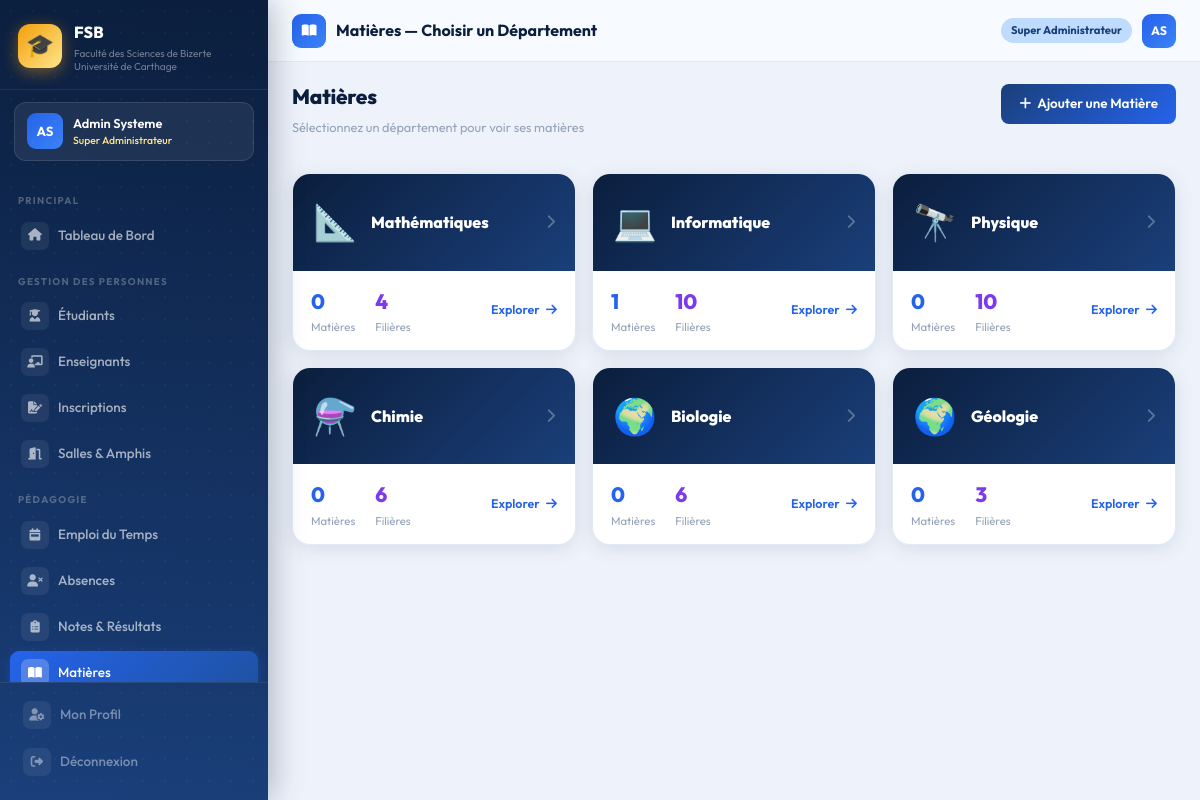
The page /pedagogie/matieres/ (signed in) on the database its author committed.
### accounts/models.py (models this page shows, shortened)
class CustomUser(AbstractUser):
    ROLE_CHOICES = [
        ('super_admin',  'Super Administrateur'),
        ('admin',        'Administrateur'),
        ('scolarite',    'Agent Scolarité'),
        ('chef_dept',    'Chef de Département'),
        ('doyen',        'Doyen / Vice-Doyen'),
    ]
    role = models.CharField(
        max_length=20,
        choices=ROLE_CHOICES,
        default='scolarite'
    )
    telephone = models.CharField(max_length=20, blank=True)
    departement = models.CharField(max_length=50, blank=True)
    @property
    def is_super_admin(self):
        return self.role == 'super_admin'

### administration/models.py (models this page shows, shortened)
class Departement(models.Model):
    NOM_CHOICES = [
        ('mathematiques',  'Mathématiques'),
        ('informatique',   'Informatique'),
        ('physique',       'Physique'),
        ('chimie',         'Chimie'),
        ('biologie',   'Biologie'),
        ('geologie', 'Géologie'),
    ]
    nom         = models.CharField(max_length=50, choices=NOM_CHOICES, unique=True)
    chef        = models.CharField(max_length=100, blank=True, null=True, help_text="Nom du chef de département")
    email       = models.EmailField(blank=True)
    telephone   = models.CharField(max_length=20, blank=True)
    description = models.TextField(blank=True)

### pedagogie/views.py (the view)
# urls.py: path('matieres/', views.matieres_departements, name='matieres'),
@login_required
def matieres_departements(request):
    departements = Departement.objects.all()
    dept_data = []
    for dept in departements:
        nb = Matiere.objects.filter(filiere__departement=dept).count()
        dept_data.append({'dept': dept, 'nb_matieres': nb,
                          'nb_filieres': Filiere.objects.filter(departement=dept).count()})
    return render(request, 'pedagogie/matieres/nav_departements.html', {'dept_data': dept_data})

### templates/pedagogie/matieres/nav_departements.html (shortened to what this page needs)
{% extends 'base.html' %}
{% block page_icon %}<i class="fas fa-book-open"></i>{% endblock %}
{% block page_title %}Matières — Choisir un Département{% endblock %}
{% block content %}
<div class="page-header">
  <div>
    <h1>Matières</h1>
    <p class="sub">Sélectionnez un département pour voir ses matières</p>
  </div>
  <a href="{% url 'pedagogie:ajouter_matiere' %}" class="btn-primary-fsb">
    <i class="fas fa-plus"></i> Ajouter une Matière
  </a>
</div>
<div class="row g-3">
  {% for item in dept_data %}
  <div class="col-lg-4 col-md-6 fu fu{{ forloop.counter }}">
    <a href="{% url 'pedagogie:matieres_filieres' item.dept.pk %}"
       style="text-decoration:none;display:block">
      <div class="card-fsb" style="transition:all 0.25s;cursor:pointer"
           onmouseover="this.style.transform='translateY(-4px)';this.style.boxShadow='0 12px 32px rgba(37,99,235,0.15)'"
           onmouseout="this.style.transform='translateY(0)';this.style.boxShadow=''">
        <div style="background:linear-gradient(135deg,#0b1e3d,#1a3f7a);
                    padding:20px;display:flex;align-items:center;gap:14px">
          <div style="font-size:2.2rem;flex-shrink:0">
            {% if item.dept.nom == 'informatique' %}💻
            {% elif item.dept.nom == 'mathematiques' %}📐
            {% elif item.dept.nom == 'physique' %}🔭
            {% elif item.dept.nom == 'chimie' %}⚗️
            {% elif item.dept.nom == 'sciences_vie' %}🔬
            {% else %}🌍{% endif %}
          </div>
          <div style="flex:1">
            <div style="font-size:1rem;font-weight:800;color:white">
              {{ item.dept.get_nom_display }}
            </div>
          </div>
          <i class="fas fa-chevron-right" style="color:rgba(255,255,255,0.3)"></i>
        </div>
        <div style="padding:14px 18px;display:flex;justify-content:space-between;
                    align-items:center">
          <div style="display:flex;gap:20px">
            <div>
              <div style="font-size:1.3rem;font-weight:800;color:#2563eb">
                {{ item.nb_matieres }}
              </div>
              <div style="font-size:0.71rem;color:#94a3b8">Matières</div>
            </div>
            <div>
              <div style="font-size:1.3rem;font-weight:800;color:#7c3aed">
                {{ item.nb_filieres }}
              </div>
              <div style="font-size:0.71rem;color:#94a3b8">Filières</div>
            </div>
          </div>
          <div style="font-size:0.78rem;color:#2563eb;font-weight:600">
            Explorer <i class="fas fa-arrow-right ms-1"></i>
          </div>
        </div>
      </div>
    </a>
  </div>
  {% endfor %}
</div>
{% endblock %}

### templates/base.html (shortened to what this page needs)
<!DOCTYPE html>
<html lang="fr">
<head>
    <link href="https://cdn.jsdelivr.net/npm/bootstrap@5.3.2/dist/css/bootstrap.min.css" rel="stylesheet">
    <link href="https://cdnjs.cloudflare.com/ajax/libs/font-awesome/6.5.0/css/all.min.css" rel="stylesheet">
    {% load static %}
    <link rel="stylesheet" href="{% static 'css/fsb.css' %}">
</head>
<body>
    {% if user.is_authenticated %}
    <aside class="sidebar" id="sidebar">
        <div class="sidebar-brand">
            <div class="brand-logo">🎓</div>
            <div>
                <div class="brand-name">FSB</div>
                <div class="brand-desc">Faculté des Sciences de Bizerte<br>Université de Carthage</div>
            </div>
        </div>
        <div class="sidebar-user">
            <div class="user-avatar">{{ user.first_name|first|upper }}{{ user.last_name|first|upper }}</div>
            <div>
                <div class="user-fullname">{{ user.get_full_name|truncatechars:22 }}</div>
                <div class="user-role-badge">{{ user.get_role_display }}</div>
            </div>
        </div>
        <nav class="sidebar-nav">
            <span class="nav-section">Principal</span>
            <a href="{% url 'administration:dashboard' %}"
                class="sidebar-link {% if request.resolver_match.url_name == 'dashboard' %}active{% endif %}">
                <span class="s-icon"><i class="fas fa-home"></i></span>Tableau de Bord
            </a>
            <span class="nav-section">Gestion des Personnes</span>
            <a href="{% url 'administration:liste_etudiants' %}"
                class="sidebar-link {% if 'etudiants' in request.path %}active{% endif %}">
                <span class="s-icon"><i class="fas fa-user-graduate"></i></span>Étudiants
            </a>
            <a href="{% url 'administration:liste_enseignants' %}"
                class="sidebar-link {% if 'enseignants' in request.path %}active{% endif %}">
                <span class="s-icon"><i class="fas fa-chalkboard-teacher"></i></span>Enseignants
            </a>
            <a href="{% url 'administration:inscriptions' %}"
                class="sidebar-link {% if 'inscriptions' in request.path %}active{% endif %}">
                <span class="s-icon"><i class="fas fa-file-signature"></i></span>Inscriptions
            </a>
            <a href="{% url 'administration:salles' %}"
                class="sidebar-link {% if 'salles' in request.path %}active{% endif %}">
                <span class="s-icon"><i class="fas fa-door-open"></i></span>Salles & Amphis
            </a>
            <span class="nav-section">Pédagogie</span>
            <a href="{% url 'pedagogie:emploi_du_temps' %}"
                class="sidebar-link {% if 'emploi' in request.path %}active{% endif %}">
                <span class="s-icon"><i class="fas fa-calendar-week"></i></span>Emploi du Temps
            </a>
            <a href="{% url 'pedagogie:absences' %}"
                class="sidebar-link {% if 'absences' in request.path %}active{% endif %}">
                <span class="s-icon"><i class="fas fa-user-times"></i></span>Absences
            </a>
            <a href="{% url 'pedagogie:notes' %}"
                class="sidebar-link {% if 'notes' in request.path %}active{% endif %}">
                <span class="s-icon"><i class="fas fa-clipboard-list"></i></span>Notes & Résultats
            </a>
            <a href="{% url 'pedagogie:matieres' %}"
                class="sidebar-link {% if 'matieres' in request.path %}active{% endif %}">
                <span class="s-icon"><i class="fas fa-book-open"></i></span>Matières
            </a>
        </nav>
        <div class="sidebar-footer">
            <a href="{% url 'accounts:profile' %}" class="sidebar-link" style="margin-bottom:3px">
                <span class="s-icon"><i class="fas fa-user-cog"></i></span>Mon Profil
            </a>
            <a href="{% url 'accounts:logout' %}" class="sidebar-link danger">
                <span class="s-icon"><i class="fas fa-sign-out-alt"></i></span>Déconnexion
            </a>
        </div>
    </aside>
    <div class="main-wrapper">
        <header class="topbar">
            <div class="topbar-left">
                <div class="topbar-icon">{% block page_icon %}<i class="fas fa-th"></i>{% endblock %}</div>
                <span class="topbar-title">{% block page_title %}Tableau de Bord{% endblock %}</span>
            </div>
            <div class="topbar-right">
                <span class="role-chip">{{ user.get_role_display }}</span>
                <a class="user-avatar"
                    style="width:34px;height:34px;font-size:0.77rem;border-radius:9px;cursor:pointer;display:inline-flex;align-items:center;justify-content:center;text-decoration:none"
                    href="{% url 'accounts:profile' %}">
                    {{ user.first_name|first|upper }}{{ user.last_name|first|upper }}
                </a>
            </div>
        </header>
        <div class="content-area">
            {% block content %}{% endblock %}
        </div>
    </div>
    {% else %}
    {% block full_content %}{% endblock %}
    {% endif %}
    {% load static %}
</body>
</html>

### rows shown on the page
CustomUser: first_name|first "A", last_name|first "S", get_full_name "Admin Systeme", role "Super Administrateur"
Departement: dept.nom "Mathématiques", nb_matieres "0", nb_filieres "4"
Departement: dept.nom "Informatique", nb_matieres "1", nb_filieres "10"
Departement: dept.nom "Physique", nb_matieres "0", nb_filieres "10"
Departement: dept.nom "Chimie", nb_matieres "0", nb_filieres "6"
Departement: dept.nom "Biologie", nb_matieres "0", nb_filieres "6"
Departement: dept.nom "Géologie", nb_matieres "0", nb_filieres "3"
